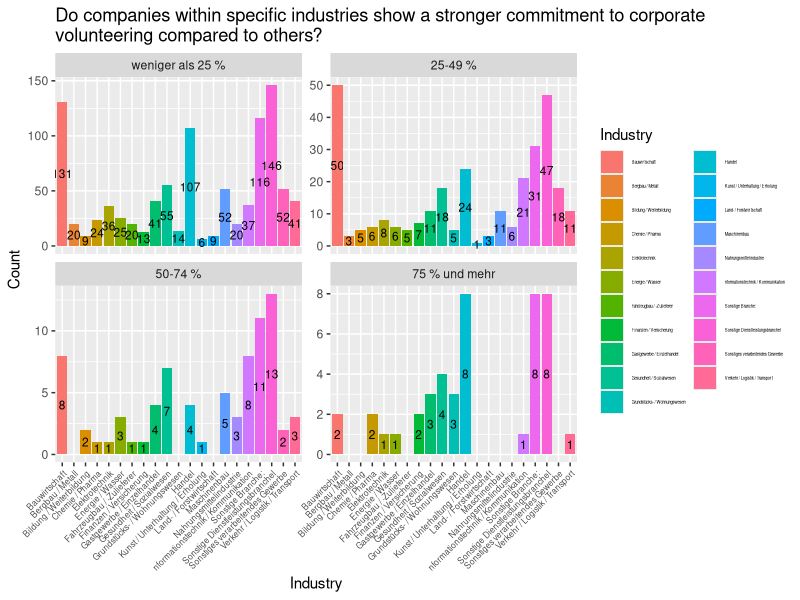
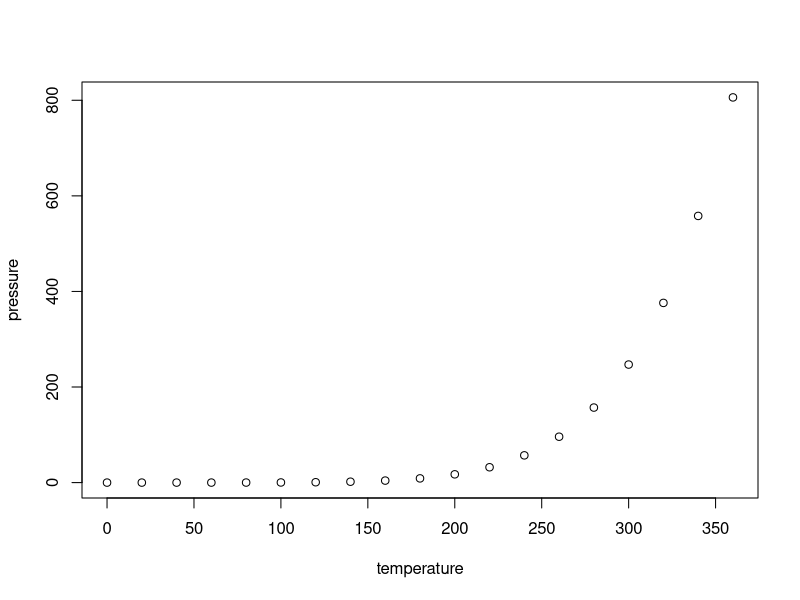

The R script that drew these images, in order:
## ---- chunk 1
library(readxl)
library(dplyr)
library(ggplot2)
data<-read_excel("MUE.2022.for.LMU.xlsx")
dselect <- data %>% select(SERIAL,A003, E001)
dselect <- na.omit(dselect)
print(dselect)
replace <- c("1"="Bauwirtschaft","2"="Bergbau / Metall","3"="Bildung / Weiterbildung","4"="Chemie / Pharma","5"="Elektrotechnik","6"="Energie / Wasser","7"="Fahrzeugbau / -Zulieferer","8"="Finanzen / Versicherung","9"="Gastgewerbe / Einzelhandel","10"="Gesundheit / Sozialwesen","11"="Grundstücks- / Wohnungswesen","12"="Handel","13"="nformationstechnik / Kommunikation","14"="Kunst / Unterhaltung / Erholung","15"="Land- / Forstwirtschaft","16"="Maschinenbau","17"="Nahrungsmittelindustrie","18"="Verkehr / Logistik / Transport","19"="Sonstige Dienstleistungsbranchel","20"="Sonstiges verarbeitendes Gewerbe","21"="Sonstige Branche:")
replace2 <- c("1"="weniger als 25 %","2"="25-49 %","3"="50-74 %","4"="75 % und mehr")
dselect$A003 <- replace[as.character(dselect$A003)]
#print(dselect)
dselect$E001 <- replace2[as.character(dselect$E001)]
dselect <- na.omit(dselect)
names(dselect) <- c("Company", "Industry", "Strength")
dselect
#industry_counts <- as.data.frame(table(dselect$A003)) 
#industry_counts
dselect$Strength <- factor(dselect$Strength, levels = c("weniger als 25 %", "25-49 %", "50-74 %", "75 % und mehr"))
filtered_data <- dselect %>%
  filter(grepl("75 % und mehr", Strength) | as.numeric(gsub("[^0-9]+", "", Strength)) > 50)
# 统计每个 Strength 中不同行业的数量
plot_data <- dselect %>%
  group_by(Industry, Strength) %>%
  summarize(Count = n(),.groups = 'drop')

ggplot(plot_data, aes(x = Industry, y = Count, fill = Industry)) +
  geom_bar(stat = "identity", position = "stack") +
  geom_text(aes(label = Count), position = position_stack(vjust = 0.5), size = 3) +
  labs(title = "Do companies within specific industries show a stronger commitment to corporate
volunteering compared to others? ",
       x = "Industry",
       y = "Count") +
   theme(legend.text = element_text(size = 3)) +
   theme(axis.text.x = element_text(angle = 45, hjust = 1))+
  theme(axis.text.x = element_text(size = 6)) +
  facet_wrap(~Strength, scales = "free_y") 
## ---- chunk 2
knitr::opts_chunk$set(echo = TRUE)
## ---- chunk 3
summary(cars)
## ---- chunk 4
plot(pressure)
